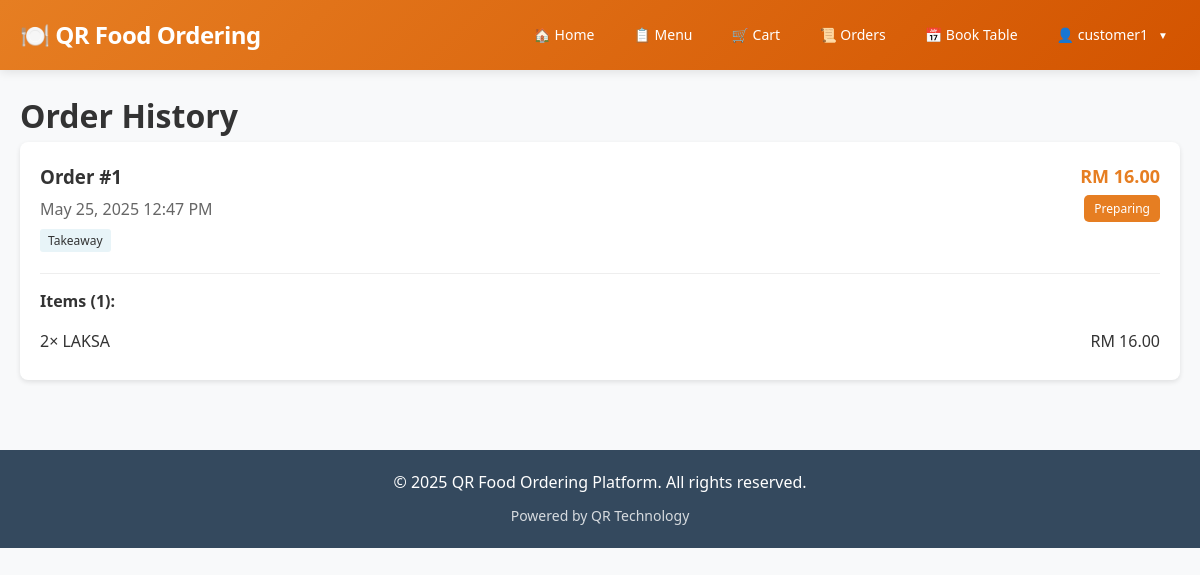
The app's page /customer/order_history.php (signed in), older data.
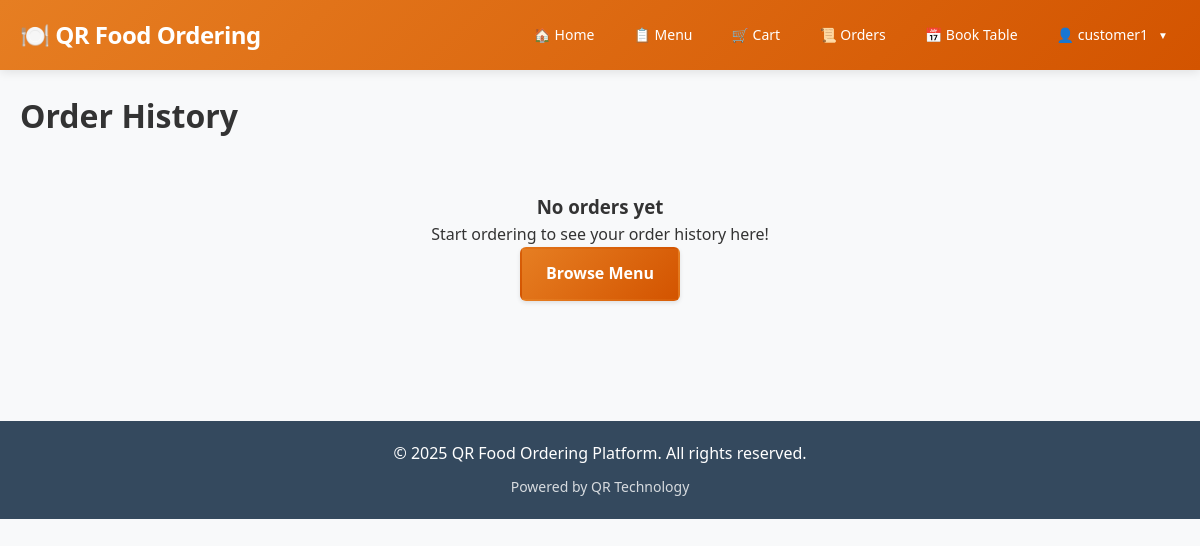
The same page, newer data.
### tables this page shows
CREATE TABLE `orders` (
  `id` int(11) NOT NULL,
  `user_id` int(11) DEFAULT NULL,
  `customer_name` VARCHAR(100) NULL,
  `customer_phone` VARCHAR(20) NULL,
  `order_type` enum('dine-in','takeaway') NOT NULL,
  `table_number` int(11) DEFAULT NULL,
  `total_amount` decimal(10,2) NOT NULL,
  `status` enum('pending','confirmed','preparing','ready','completed') DEFAULT 'pending',
  `created_at` timestamp NOT NULL DEFAULT current_timestamp()
);

CREATE TABLE `order_items` (
  `id` int(11) NOT NULL,
  `order_id` int(11) DEFAULT NULL,
  `menu_item_id` int(11) DEFAULT NULL,
  `quantity` int(11) NOT NULL,
  `price` decimal(10,2) NOT NULL
);

CREATE TABLE `menu_items` (
  `id` int(11) NOT NULL,
  `name` varchar(100) NOT NULL,
  `description` text DEFAULT NULL,
  `price` decimal(10,2) NOT NULL,
  `image` varchar(255) DEFAULT NULL,
  `created_at` timestamp NOT NULL DEFAULT current_timestamp(),
  `available` tinyint(1) DEFAULT 1,
  `category` varchar(50) DEFAULT NULL
);

### customer/order_history.php (the view, shortened to what this page needs)
<?php
require_once '../config/database.php';
$stmt = $pdo->prepare("
    SELECT o.*,
           COUNT(oi.id) as item_count
    FROM orders o
    LEFT JOIN order_items oi ON o.id = oi.order_id
    WHERE o.user_id = ?
    GROUP BY o.id
    ORDER BY o.created_at DESC
");
$stmt->execute([$_SESSION['user_id']]);
$orders = $stmt->fetchAll();
include '../includes/header.php';
?>
<h1>Order History</h1>
<?php if (empty($orders)): ?>
    <div style="text-align: center; padding: 50px;">
        <h3>No orders yet</h3>
        <p>Start ordering to see your order history here!</p>
        <a href="menu.php" class="btn">Browse Menu</a>
    </div>
<?php else: ?>
    <div style="display: grid; gap: 20px;">
        <?php foreach ($orders as $order): ?>
            <div style="background: white; border-radius: 8px; box-shadow: 0 2px 5px rgba(0,0,0,0.1); padding: 20px;">
                <div style="display: flex; justify-content: space-between; align-items: start; margin-bottom: 15px;">
                    <div>
                        <h3>Order #<?php echo $order['id']; ?></h3>
                        <p style="color: #666; margin: 5px 0;">
                            <?php echo date('M j, Y g:i A', strtotime($order['created_at'])); ?>
                        </p>
                        <p style="margin: 5px 0;">
                            <span style="background: #e8f4f8; padding: 3px 8px; border-radius: 3px; font-size: 12px;">
                                <?php echo ucfirst($order['order_type']); ?>
                            </span>
                        </p>
                    </div>
                    <div style="text-align: right;">
                        <div style="font-size: 18px; font-weight: bold; color: #e67e22;">
                            RM <?php echo number_format($order['total_amount'], 2); ?>
                        </div>
                        <div style="margin-top: 5px;">
                            <?php
                            $status_colors = [
                                'pending' => '#f39c12',
                                'confirmed' => '#3498db',
                                'preparing' => '#e67e22',
                                'ready' => '#27ae60',
                                'completed' => '#95a5a6'
                            ];
                            $color = $status_colors[$order['status']] ?? '#95a5a6';
                            ?>
                            <span style="background: <?php echo $color; ?>; color: white; padding: 5px 10px; border-radius: 5px; font-size: 12px;">
                                <?php echo ucfirst($order['status']); ?>
                            </span>
                        </div>
                    </div>
                </div>
                <div style="border-top: 1px solid #eee; padding-top: 15px;">
                    <?php
                    $stmt = $pdo->prepare("
                        SELECT oi.quantity, oi.price, m.name
                        FROM order_items oi
                        JOIN menu_items m ON oi.menu_item_id = m.id
                        WHERE oi.order_id = ?
                    ");
                    $stmt->execute([$order['id']]);
                    $order_items = $stmt->fetchAll();
                    ?>
                    <h4 style="margin-bottom: 10px;">Items (<?php echo $order['item_count']; ?>):</h4>
                    <?php foreach ($order_items as $item): ?>
                        <div style="display: flex; justify-content: space-between; padding: 5px 0;">
                            <span><?php echo $item['quantity']; ?>× <?php echo htmlspecialchars($item['name']); ?></span>
                            <span>RM <?php echo number_format($item['price'] * $item['quantity'], 2); ?></span>
                        </div>
                    <?php endforeach; ?>
                </div>
            </div>
        <?php endforeach; ?>
    </div>
<?php endif; ?>
<?php include '../includes/footer.php'; ?>

Row changes from the older to the newer data that the page shows:
removed orders: id "1", created_at "May 25, 2025 12:47 PM", order_type "Takeaway", total_amount "16.00", status "Preparing", item_count "1"
removed order_items: quantity "2", menu_item.name "LAKSA", $item['price'] * $item['quantity'] "16.00"
Text that changed along with them:
text now shown: "No orders yet Start ordering to see your order history here! Browse Menu"
